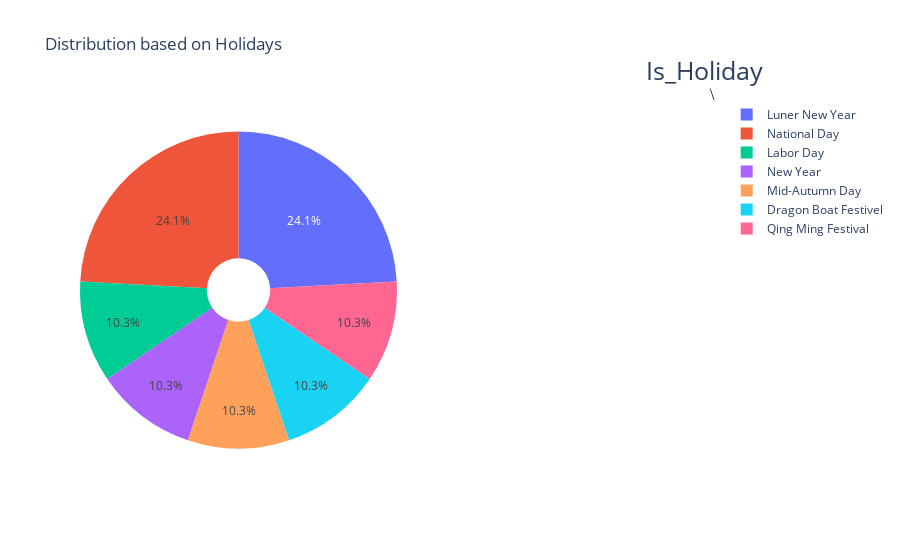

Notebook code for this chart:
### Code cell
from plotly.offline import iplot
df = transaction

labels = transaction["HOLIDAY"].value_counts().index
pie1 = transaction['HOLIDAY'].value_counts().values
# figure
fig = {
  "data": [
    {
      "values": pie1,
      "labels": labels,
      "domain": {"x": [0, .5]},
      "name": "",
      "hoverinfo":"label+percent+name+value",
      "hole": .2,
      "type": "pie"
    },],
  "layout": {
        "title":"Distribution based on Holidays",
        "annotations": [
            { "font": { "size": 25},
              "showarrow": True,
              "text": "Is_Holiday",
                "x": 1,
                "y": 1,
            },
        ]
    }
}
iplot(fig)

### Figure 1 — Plotly figure (JSON) as saved in the notebook; plotly's stock layout.template omitted (floating-point values rounded to 4 significant figures)
{"data": [{"domain": {"x": [0, 0.5]}, "hole": 0.2, "hoverinfo": "label+percent+name+value", "labels": ["Luner New Year", "National Day", "Labor Day", "New Year", "Mid-Autumn Day", "Dragon Boat Festivel", "Qing Ming Festival"], "name": "", "type": "pie", "values": [7, 7, 3, 3, 3, 3, 3]}], "layout": {"annotations": [{"font": {"size": 25}, "showarrow": true, "text": "Is_Holiday", "x": 1, "y": 1}], "title": {"text": "Distribution based on Holidays"}}}
